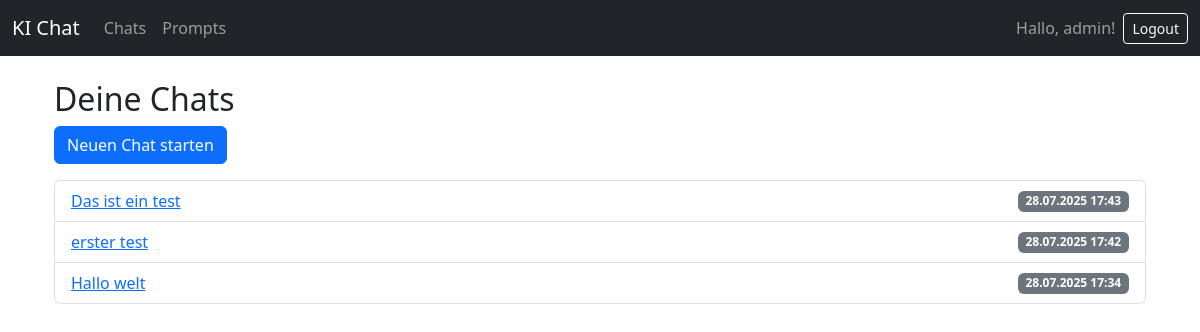
The page /chats/ (signed in) on the database its author committed.
### DjangoProject/models.py (models this page shows, shortened)
class Chat(models.Model):
    user = models.ForeignKey(User, on_delete=models.CASCADE, related_name='chats')
    title = models.CharField(max_length=200)
    created_at = models.DateTimeField(auto_now_add=True)

### DjangoProject/views.py (the view)
# urls.py: path('chats/', views.chat_list, name='chat_list'),
@login_required
def chat_list(request):
    chats = Chat.objects.filter(user=request.user).order_by('-created_at')
    return render(request, 'chat_list.html', {'chats': chats})

### templates/chat_list.html
{% extends 'index.html' %}
{% block content %}
<div class="container mt-4">
    <h2>Deine Chats</h2>
    <a href="{% url 'create_chat' %}" class="btn btn-primary mb-3">Neuen Chat starten</a>
    <ul class="list-group">
        {% for chat in chats %}
        <li class="list-group-item d-flex justify-content-between align-items-center">
            <a href="{% url 'chat_detail' chat.id %}">{{ chat.title }}</a>
            <span class="badge bg-secondary">{{ chat.created_at|date:"d.m.Y H:i" }}</span>
        </li>
        {% empty %}
        <li class="list-group-item">Noch keine Chats vorhanden.</li>
        {% endfor %}
    </ul>
</div>
{% endblock %}

### templates/index.html (shortened to what this page needs)
<!DOCTYPE html>
<html lang="de">
<head>
    <link href="https://cdn.jsdelivr.net/npm/bootstrap@5.3.0/dist/css/bootstrap.min.css" rel="stylesheet">
</head>
<body>
<nav class="navbar navbar-expand-lg navbar-dark bg-dark mb-4">
    <div class="container-fluid">
        <a class="navbar-brand" href="/">KI Chat</a>
        <div class="collapse navbar-collapse">
            <ul class="navbar-nav me-auto mb-2 mb-lg-0">
                <li class="nav-item"><a class="nav-link" href="/chats/">Chats</a></li>
                <li class="nav-item"><a class="nav-link" href="/prompts/">Prompts</a></li>
            </ul>
            {% if user.is_authenticated %}
                <span class="navbar-text me-2">Hallo, {{ user.username }}!</span>
                <form method="post" action="{% url 'logout' %}" style="display:inline;">
                    <button type="submit" class="btn btn-outline-light btn-sm">Logout</button>
                </form>
            {% else %}
                <a class="btn btn-outline-light btn-sm" href="/accounts/login/">Login</a>
            {% endif %}
        </div>
    </div>
</nav>
<div class="container">
    {% block content %}{% endblock %}
</div>
</body>
</html>

### rows shown on the page
Chat: title "Das ist ein test", created_at "28.07.2025 17:43"
Chat: title "erster test", created_at "28.07.2025 17:42"
Chat: title "Hallo welt", created_at "28.07.2025 17:34"

### other values the page prints
{{ user.username }} "admin"
